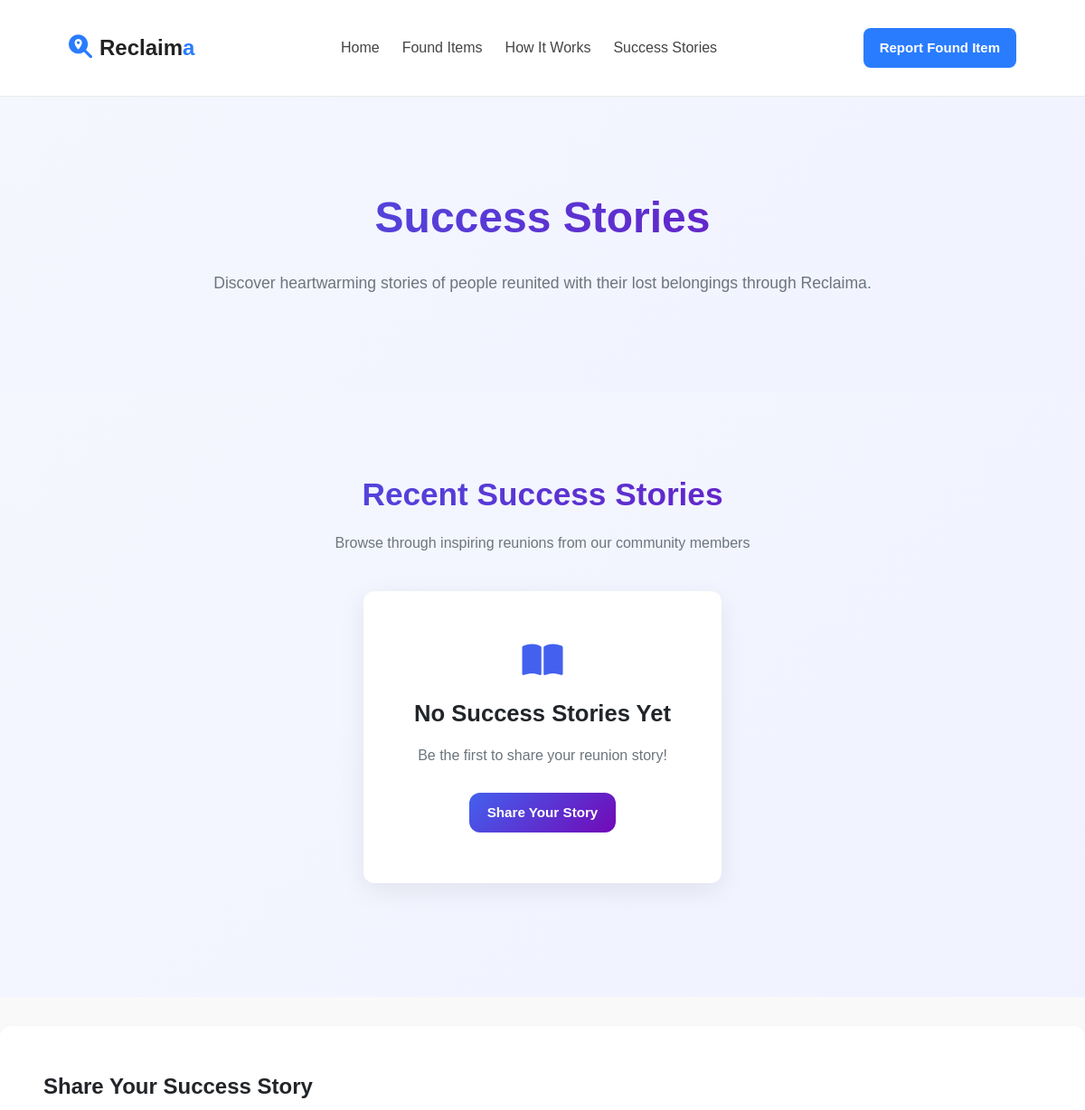
Before: /success_stories/ (upper part) with the older database file.
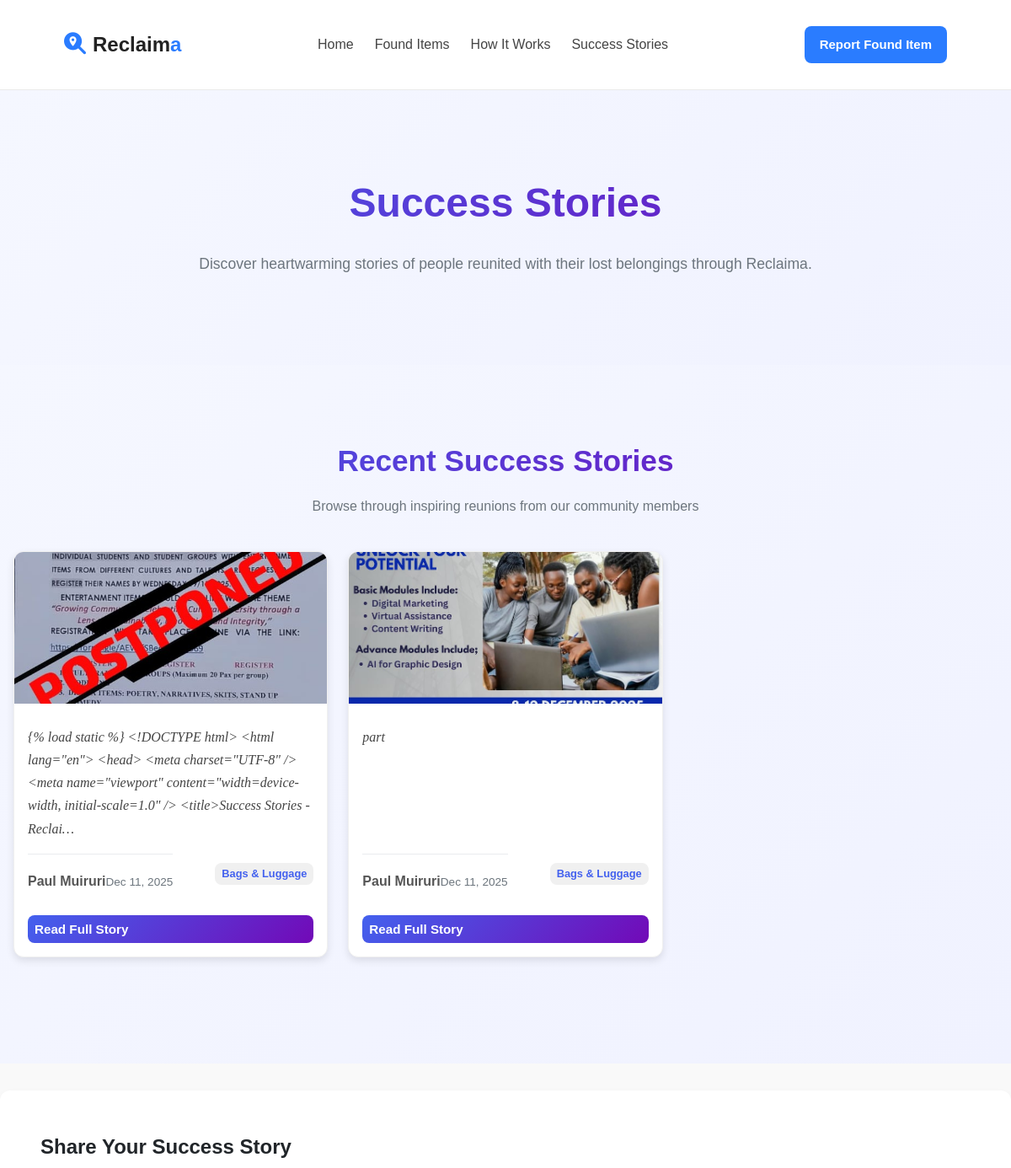
After: the same page with the newer database file.
### lostfound/models.py (models this page shows, shortened)
class SuccessStory(models.Model):
    CATEGORY_CHOICES = [
        ('electronics', 'Electronics'),
        ('keys', 'Keys & Access'),
        ('wallets', 'Wallets & Purses'),
        ('documents', 'Documents'),
        ('jewelry', 'Jewelry & Accessories'),
        ('clothing', 'Clothing'),
        ('bags', 'Bags & Luggage'),
        ('pets', 'Pets'),
        ('other', 'Other'),
    ]
    title = models.CharField(max_length=200)
    author_name = models.CharField(max_length=100)
    email = models.EmailField(blank=True, null=True)
    content = models.TextField()
    category = models.CharField(max_length=50, choices=CATEGORY_CHOICES, default='other')
    image = models.ImageField(upload_to='success_stories/', blank=True, null=True)
    item_url = models.URLField(blank=True, null=True)  # Link to the original item
    image_url = models.URLField(blank=True, null=True)  # Alternative image URL
    is_featured = models.BooleanField(default=False)
    is_published = models.BooleanField(default=False)
    allow_featured = models.BooleanField(default=False, verbose_name="Allow to be featured")
    created_at = models.DateTimeField(default=timezone.now)
    updated_at = models.DateTimeField(auto_now=True)
    class Meta:
        verbose_name_plural = 'Success Stories'
        ordering = ['-created_at']
    def get_category_display(self):
        return dict(self.CATEGORY_CHOICES).get(self.category, self.category)

### lostfound/views.py (the view)
# urls.py: path('success_stories/', views.successStories, name='successStories'),
def successStories(request):
    model_fields = [f.name for f in SuccessStory._meta.get_fields()]
    if 'is_published' in model_fields:
        stories_list = SuccessStory.objects.filter(is_published=True).order_by("-created_at")
    else:
        stories_list = SuccessStory.objects.all().order_by("-created_at")
    paginator = Paginator(stories_list, 9)
    page_number = request.GET.get('page')
    stories = paginator.get_page(page_number)
    if 'is_featured' in model_fields:
        featured_story = stories_list.filter(is_featured=True).first()
    else:
        featured_story = stories_list.first()
    total_reunions = stories_list.count()
    total_lost_claimed = LostItem.objects.filter(status='claimed').count()
    total_lost = LostItem.objects.count()
    lost_success_rate = round((total_lost_claimed / total_lost * 100), 2) if total_lost > 0 else 0
    total_found_claimed = FoundItem.objects.filter(status='claimed').count()
    total_found = FoundItem.objects.count()
    found_success_rate = round((total_found_claimed / total_found * 100), 2) if total_found > 0 else 0
    overall_success_rate = round((lost_success_rate + found_success_rate) / 2) if (lost_success_rate + found_success_rate) > 0 else 94
    context = {
        'stories': stories,
        'featured_story': featured_story,
        'total_reunions': total_reunions,
        'total_stories': total_reunions,
        'success_rate': overall_success_rate,
        'form': SuccessStoryForm(),
    }
    return render(request, "success_stories.html", context)

### lostfound/templates/success_stories.html (shortened to what this page needs)
{% load static %}
<!DOCTYPE html>
<html lang="en">
<head>
  <link rel="stylesheet" href="{% static 'css/success_stories.css'%}" />
  <link rel="stylesheet" href="https://cdnjs.cloudflare.com/ajax/libs/font-awesome/6.4.0/css/all.min.css" />
</head>
<body>
  {% include 'includes/header.html' %}
  <section class="page-header">
    <div class="container">
      <h1 class="page-title">Success Stories</h1>
      <p class="page-subtitle">
        Discover heartwarming stories of people reunited with their lost belongings through Reclaima.
      </p>
    </div>
  </section>
  <section class="stories-grid">
    <div class="container">
      <div class="section-title">
        <h2>Recent Success Stories</h2>
        <p>Browse through inspiring reunions from our community members</p>
      </div>
      <div class="stories-container">
        {% for story in stories %}
        <div class="story-card" data-story-id="{{ story.id }}">
          <div class="story-image-small">
            {% if story.image and story.image.url %}
            <img src="{{ story.image.url }}" alt="{{ story.title }}" onerror="this.style.display='none'">
            {% else %}
            <img src="https://images.unsplash.com/photo-1556742049-0cfed4f6a45d?ixlib=rb-4.0.3&auto=format&fit=crop&w=400&q=80" alt="Success story">
            {% endif %}
          </div>
          <div class="story-content">
            <p>{{ story.content|truncatechars:200 }}</p>
          </div>
          <div class="story-footer">
            <div class="story-author">
              <h4>{{ story.author_name }}</h4>
              <p>{{ story.created_at|date:"M d, Y" }}</p>
            </div>
            <div class="story-category-badge">{{ story.get_category_display }}</div>
          </div>
          <button class="cta-button view-full-story" data-story-id="{{ story.id }}">Read Full Story</button>
        </div>
        {% empty %}
        <div class="no-stories">
          <i class="fas fa-book-open"></i>
          <h3>No Success Stories Yet</h3>
          <p>Be the first to share your reunion story!</p>
          <a href="#share-story" class="btn btn-primary">Share Your Story</a>
        </div>
        {% endfor %}
      </div>
    </div>
  </section>
  <section class="share-story" id="share-story">
    <div class="container">
      <h2>Share Your Success Story</h2>
    </div>
  </section>
  {% include 'includes/footer.html' %}
</body>
</html>

### lostfound/templates/includes/header.html (shortened to what this page needs)
{% load static %}
<link rel="stylesheet" href="{% static 'css/header.css' %}" />
<header class="main-header">
  <div class="container header-container">
    <a href="{% url 'home' %}" class="logo">
      <div class="logo-icon">
        <i class="fas fa-search-location"></i>
      </div>
      <span class="logo-text">Reclaim<span class="logo-accent">a</span></span>
    </a>
    <nav class="main-nav">
      <ul class="nav-list">
        <li><a href="{% url 'home' %}" class="nav-link">Home</a></li>
        <li><a href="{% url 'found' %}" class="nav-link">Found Items</a></li>
        <li>
          <a href="{% url 'howItWorks' %}" class="nav-link">How It Works</a>
        </li>
        <li>
          <a href="{% url 'successStories' %}" class="nav-link"
            >Success Stories</a
          >
        </li>
      </ul>
    </nav>
    <div class="header-actions">
      <div class="report-dropdown-container">
        <a href="{% url 'report_found' %}" class="btn-report">
          Report Found Item
        </a>
      </div>
    </div>
  </div>
</header>

### lostfound/templates/includes/footer.html (shortened to what this page needs)
{%load static%}
<link rel="stylesheet" href="{%static 'css/footer.css'%}" />

### static/css/success_stories.css (style rules this page uses)
:root { --primary: #4361ee; --primary-dark: #3a56d4; --secondary: #7209b7; --success: #4cc9f0; --warning: #f72585; --light: #f8f9fa; --dark: #212529; --gray: #6c757d; --light-gray: #e9ecef; --border-radius: 12px; --box-shadow: 0 8px 30px rgba(0, 0, 0, 0.08); --transition: all 0.3s ease; }
* { margin: 0; padding: 0; box-sizing: border-box; }
body { font-family: "Segoe UI", Tahoma, Geneva, Verdana, sans-serif; line-height: 1.6; color: var(--dark); background: #fff; }
.container { max-width: 1200px; margin: 0 auto; padding: 0 20px; }
.page-header { padding: 80px 0 50px; background: linear-gradient(135deg, #f5f7ff 0%, #f0f2ff 100%); text-align: center; }
.page-title { font-size: 3rem; margin-bottom: 1.2rem; background: linear-gradient(135deg, var(--primary), var(--secondary)); -webkit-background-clip: text; -webkit-text-fill-color: transparent; }
.page-subtitle { font-size: 1.1rem; color: var(--gray); max-width: 800px; margin: 0 auto 2.5rem; }
.cta-button { display: inline-flex; align-items: center; gap: 8px; padding: 12px 24px; background: linear-gradient(135deg, var(--primary), var(--secondary)); color: white; border: none; border-radius: var(--border-radius); font-weight: 600; cursor: pointer; transition: var(--transition); text-decoration: none; font-size: 0.95rem; }
.stories-grid { padding: 70px 0; background: linear-gradient(135deg, #f5f7ff 0%, #f0f2ff 100%); }
.section-title { text-align: center; margin-bottom: 2.5rem; }
.section-title h2 { font-size: 2.2rem; margin-bottom: 0.8rem; background: linear-gradient(135deg, var(--primary), var(--secondary)); -webkit-background-clip: text; -webkit-text-fill-color: transparent; }
.section-title p { color: var(--gray); font-size: 1rem; }
.stories-container { display: grid; grid-template-columns: repeat(auto-fill, minmax(320px, 1fr)); gap: 25px; margin-bottom: 40px; }
.story-card { background: white; border-radius: 12px; box-shadow: 0 8px 25px rgba(0, 0, 0, 0.08); transition: all 0.3s ease; cursor: pointer; display: flex; flex-direction: column; height: 420px; overflow: hidden; position: relative; border: 1px solid #f0f0f0; }
.story-image-small { width: 100%; height: 180px; overflow: hidden; flex-shrink: 0; background: linear-gradient(135deg, #f5f7ff 0%, #f0f2ff 100%); }
.story-image-small img { width: 100%; height: 100%; object-fit: cover; transition: transform 0.5s ease; }
.story-content { padding: 20px; flex-grow: 1; display: flex; flex-direction: column; position: relative; background: white; }
.story-card .story-content p { font-size: 1rem; line-height: 1.7; color: #333; margin-top: 10px; flex-grow: 1; display: -webkit-box; -webkit-line-clamp: 5; -webkit-box-orient: vertical; overflow: hidden; text-overflow: ellipsis; font-family: "Georgia", serif; font-style: italic; color: #444; }
.story-author { display: flex; justify-content: space-between; align-items: center; padding-top: 1.2rem; border-top: 1px solid var(--light-gray); margin-top: auto; }
.story-author h4 { font-size: 1rem; margin-bottom: 0.2rem; }
.story-author p { color: var(--gray); font-size: 0.85rem; }
.story-category-badge { background: var(--light-gray); color: var(--primary); padding: 5px 10px; border-radius: 15px; font-size: 0.75rem; font-weight: 600; }
.share-story { padding: 70px 0; background: white; }

### static/css/header.css (style rules this page uses)
.main-header { background: #ffffff; border-bottom: 1px solid #eaeaea; padding: 15px 0; position: sticky; top: 0; z-index: 1000; }
.header-container { width: 90%; max-width: 1200px; margin: auto; display: flex; align-items: center; justify-content: space-between; }
.logo { display: flex; align-items: center; text-decoration: none; color: #222; }
.logo-icon { font-size: 26px; margin-right: 8px; color: #2a7cff; }
.logo-text { font-size: 24px; font-weight: 700; }
.logo-accent { color: #2a7cff; }
.main-nav .nav-list { display: flex; gap: 25px; list-style: none; }
.nav-link { text-decoration: none; font-size: 16px; color: #444; transition: 0.25s ease; }
.btn-report { background: #2a7cff; color: white; padding: 10px 18px; border-radius: 8px; text-decoration: none; font-size: 15px; font-weight: 600; display: inline-block; transition: 0.2s ease; }
.report-dropdown-container { position: relative; }

Changed rows visible on the page:
added SuccessStory: image (picture), content "{% load static %} <!DOCTYPE html> <html lang=\"en\"> <head> <meta charset=\"UTF-8\" /> <meta name=\"viewport\" content=\"width=device-width, initial-scale=1.0\" /> <title>Success Stories - Reclai…", author_name "Paul Muiruri", created_at "Dec 11, 2025", category "Bags & Luggage"
added SuccessStory: image (picture), content "part", author_name "Paul Muiruri", created_at "Dec 11, 2025", category "Bags & Luggage"
Other visible differences:
text no longer shown: "No Success Stories Yet Be the first to share your reunion story! Share Your Story"
